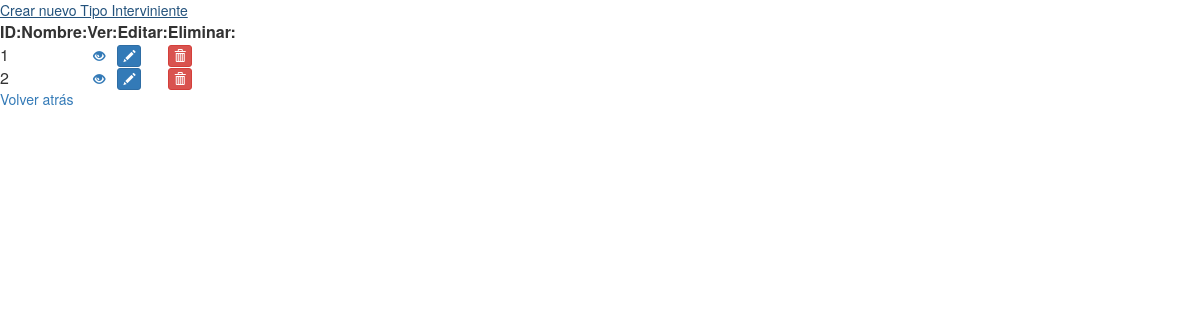
The app's page /index/tipo_interviniente, older data.
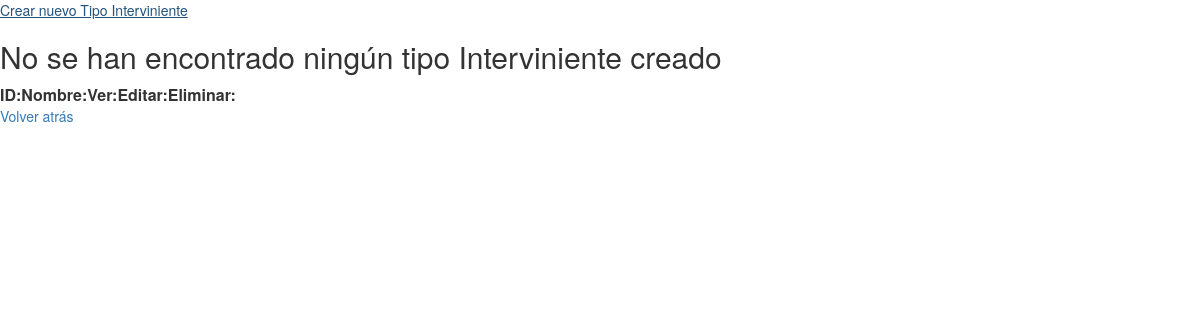
The same page, newer data.
### ModelsMaster/models.py (models this page shows)
class TipoInterviniente(models.Model):
    id_ti=models.AutoField(primary_key=True, db_column="id_Tipo_Interviniente")
    str_ti_nombre=models.CharField(max_length=256, db_column="Nombre")
    bool_ti_eliminado=models.BooleanField(default=False, db_column="eliminado")
    class Meta:
        db_table = "tipo_intervinientes"

### ModelsMaster/views.py (the view)
# urls.py: path('', views.index),
    def index(request):
        all = TipoInterviniente.objects.filter(bool_ti_eliminado=False)
        args = {
            "tipo_intervinientes":all
        }
        return render(request, 'TipoInterviniente/index.html', args)

### ModelsMaster/templates/TipoInterviniente/index.html (shortened to what this page needs)
{% extends '../base_index.html' %}
    {% block thead %}
    <th> ID: </th>
    <th> Nombre:</th>
    <th> Ver:</th>
    <th> Editar:</th>
    <th> Eliminar:</th>
    {% endblock %}
    {% block body %}
    <a href="/new/tipo_interviniente">Crear nuevo Tipo Interviniente</a>
    {% endblock %}
    {% block tbody %}
        {% if tipo_intervinientes %}
            {% for tipo_interviniente in tipo_intervinientes %}
            <tr>
                <td>{{tipo_interviniente.id_ti}}</td>
                <td>{{tipo_interviniente.str_ti_nombre}}</td>
                <td><a class="btn btn-xs glyphicon glyphicon-eye-open" href="/show/tipo_interviniente/{{tipo_interviniente.id_ti}}"></a></td>
                <td><a class="btn btn-primary btn-xs glyphicon glyphicon-pencil" href="/edit/tipo_interviniente/{{tipo_interviniente.id_ti}}"></a></td>
                <td><a class="btn btn-danger btn-xs glyphicon glyphicon-trash" href="/delete/tipo_interviniente/{{tipo_interviniente.id_ti}}"></a></td>
            </tr>
            {% endfor %}
        {% else %}
            <h2>No se han encontrado ningún tipo Interviniente creado</h2>
        {% endif %}
    {% endblock %}

Row changes from the older to the newer data that the page shows:
no longer on this page (row edited): TipoInterviniente: id_ti "1"
no longer on this page (row edited): TipoInterviniente: id_ti "2"
Text that changed along with them:
text now shown: "No se han encontrado ningún tipo Interviniente creado"
